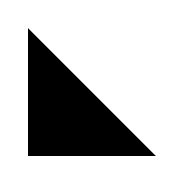
#> input picture Problems/Basic Problems B/Basic Problem B-03/1.png, 184 x 184 px, found by its file name
$ python test.py
#> lines starting #> are read from the running program, lines starting #| are printed output that depends on the picture
import numpy as np
import PIL
import matplotlib.pyplot as plt

images = np.asarray(PIL.Image.open("1.png"))
#> images is the input picture: shape (184, 184, 4); mean R, G, B, A 193.4, 193.4, 193.4, 255
# sample_images = np.concatenate([image.reshape(1, image.shape[0], image.shape[1], image.shape[2])
#                                for image in images], axis=0)

plt.figure(1)
for i in range(1):
    plt.subplot(2, 2, i + 1)
    plt.imshow(images[i, ...])
    plt.axis("off")
plt.subplots_adjust(0, 0, 1, 1, 0, 0)

# determine per-pixel variablility, std() over all images
# variability = sample_images.std(axis=0).sum(axis=2)
variability = images

# show image of these variabilities
plt.figure(2)
plt.imshow(variability, cmap=plt.cm.gray,
           interpolation="nearest", origin="lower")

# determine bounding box
thresholds = [255, 255, 255]
colors = ["r", "b", "g"]
for threshold, color in zip(thresholds, colors):  # variability.mean()
    non_empty_columns = np.where(variability.min(axis=0) < threshold)[0]
    non_empty_rows = np.where(variability.min(axis=1) < threshold)[0]
    boundingBox = (min(non_empty_rows), max(non_empty_rows),
                   min(non_empty_columns), max(non_empty_columns))

    # plot and print boundingBox
    bb = boundingBox
    plt.plot([bb[2], bb[3], bb[3], bb[2], bb[2]],
            [bb[0], bb[0], bb[1], bb[1], bb[0]],
            label="threshold %s" % threshold)
    print(boundingBox)
#> this loop made 3 passes
#| (28, 155, 28, 155)
#| (28, 155, 28, 155)
#| (28, 155, 28, 155)

plt.xlim(0, variability.shape[1])
plt.ylim(variability.shape[0], 0)
plt.legend()

plt.show()
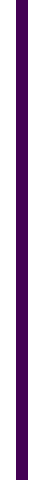
#> figure drawn by matplotlib, 1 panel
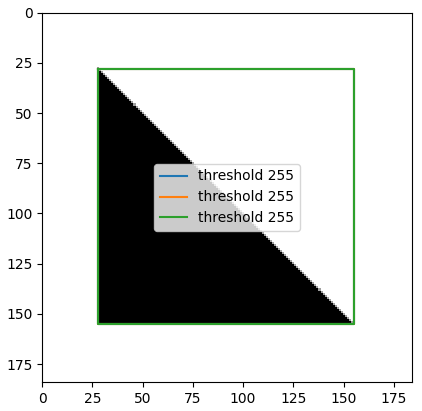
#> figure drawn by matplotlib, 1 panel
